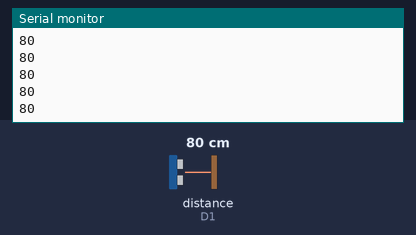
The sketch below on a simulated ESP8266 (NodeMCU). Shown: the last lines printed to the serial monitor. The test bench sets the inputs (shaded band); at power-on: distance to the obstacle (sensor on D1) 80 cm. The echo pulse lasts 58.3 µs per cm.

Above: at 1.2 s.
1.3 s: distance to the obstacle (sensor on D1) set to 2 cm
At 1.8 s:
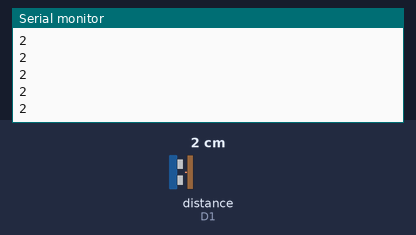
2.8 s: distance to the obstacle (sensor on D1) set to 4 cm
At 3.6 s:
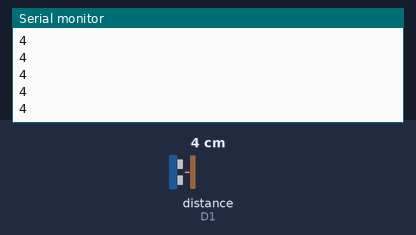
Timing chart, 0 to 5.3 s (numbered marks = the images above; inputs shaded):
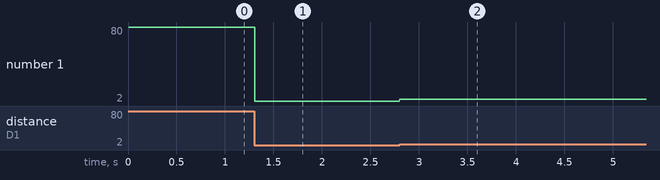

Measured:
- after the input at 1.3 s, the serial monitor: prints a new line at once (image 1)
- after the input at 2.8 s, the serial monitor: prints a new line at once (image 2)
- plotted number 1: 80 → 2 after the input at 1.3 s, 2 → 4 after the input at 2.8 s

The sketch:

nodemcu-ultrassonico.ino
```cpp
#include <Ultrasonic.h>  //biblioteca para usar o ultrasson

Ultrasonic ultrassom(D0, D1); //inicializa o sensor usando as portas digitais 1 e 2 (D0 = trig, D1 = echo)

long distanciaUltrasson() {
  return ultrassom.Ranging(CM); //captura a distancia em centimetros
}

void setup() {
  Serial.begin(115200); //Inicializa porta serial para mostrar mensagens no computador
}

void loop() {
  Serial.println(distanciaUltrasson()); //imprime a distancia
}
```
